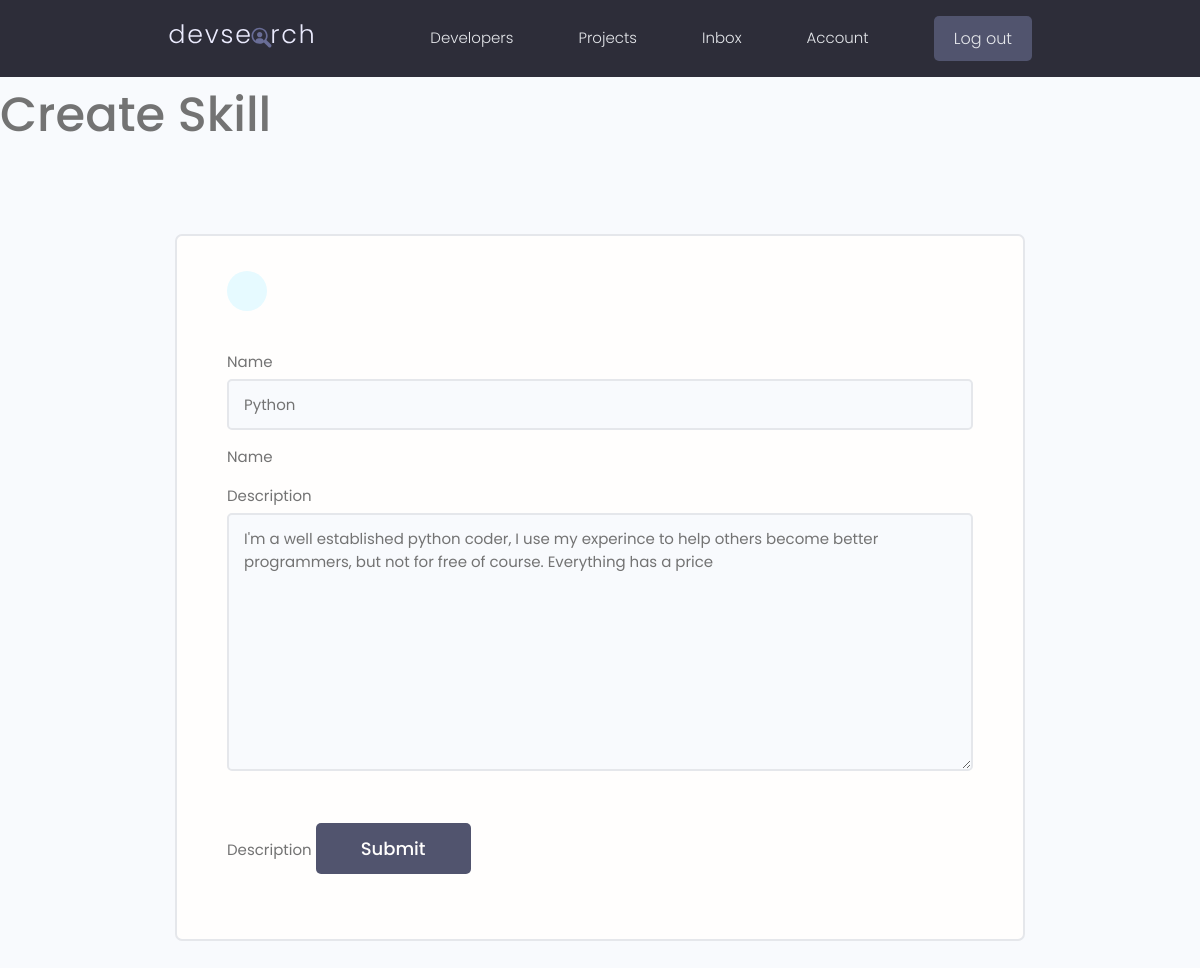
The app's page /update-skill/62e73ebf-bf54-47be-a564-e68f8cfe40e1/ (signed in) with its own data.
### users/models.py (models this page shows, shortened)
class Skill(models.Model):
    owner = models.ForeignKey(Profile, on_delete=models.CASCADE, null=True, blank=True)
    name = models.CharField(max_length=200, blank=True, null=True)
    description = models.TextField(max_length=600, blank=True, null=True)
    created = models.DateTimeField(auto_now_add=True)
    id = models.UUIDField(default=uuid.uuid4, unique=True, primary_key=True, editable=False)

### users/views.py (the view)
# urls.py: path('update-skill/<str:pk>/', views.updateSkill, name='update-skill'),
@login_required(login_url='login')
def updateSkill(request, pk):
    profile = request.user.profile
    skill = profile.skill_set.get(id=pk)
    form = SkillForm(instance=skill)
    if request.method =='POST':
        form = SkillForm(request.POST, instance=skill)
        if form.is_valid():
            skill.save()
            messages.success(request, 'Skill was updated')
            return redirect('account')
    context = {'form':form}
    return render(request, 'users/skill_form.html', context)

### users/forms.py
class SkillForm(ModelForm):
    class Meta:
        model = Skill
        fields = '__all__'
        exclude = ['owner']
    def __init__(self, *args, **kwargs):
        super(SkillForm, self).__init__(*args, **kwargs)
        for value in self.fields.values():
            value.widget.attrs.update({'class':'input'})

### users/templates/users/skill_form.html (shortened to what this page needs)
{% extends 'main.html' %}
{% block content %}
    <h1>Create Skill</h1>
    <main class="formPage my-xl">
        <div class="content-box">
            <div class="formWrapper">
                <a class="backButton" href="#"></a>
                <br>
                <form class="form" method="POST" action="">
                    {% for field in form %}
                    <div class="form__field">
                        <label for="formInput#text">{{field.label}}</label>
                        {{field}}
                    </div>
                    {{field.label}}
                    {% endfor %}
                    <input class="btn btn--sub btn--lg  my-md" type="submit" value="Submit" />
                </form>
            </div>
        </div>
    </main>
{% endblock %}

### static/styles/app.css (style rules this page uses)
:root { --color-sub: #2d2d39; }
.btn--sub { background-color: var(--color-sub-light); }
.content-box { width: 95%; max-width: 85rem; margin: 0 auto; }
.backButton { background: var(--color-main-light); color: var(--color-main); width: 4rem; height: 4rem; display: flex; align-items: center; justify-content: center; border-radius: 50%; }
.formPage .formWrapper { list-style: none; background: var(--color-white); padding: 3.5rem 5rem; border: 2px solid var(--color-light); border-radius: 0.7rem; }

### static/uikit/styles/modules/_variables.css (style rules this page uses)
:root { --color-main: #5aa5b9; --color-main-light: #e6faff; --color-sub: #3f4156; --color-sub-light: #51546e; --color-sub-lighter: #ededfd; --color-text: #737373; --color-gray: #8b8b8b; --color-light: #e5e7eb; --color-light-gray: #767676; --color-bg: #f8fafd; --color-white: #fffefd; --color-white-light: #f3f3f3; --color-success: #359e64; --color-success-bg: #def8e8; --color-error: #fc4b0b; --color-error-bg: #fff2ee; --font-base: 'Poppins', arial, helvetica, 'Segoe UI', roboto, ubuntu, sans-serif; --font-monospace: 'Fira Code', 'Courier New', courier, monospace; --font-regular: 300; --font-medium: 500; --font-bold: 700; --generic-shadow: 1px 1px 5px #00000010; --generic-transition: all 0.3s ease-in-out; }

### static/uikit/styles/modules/_base.css (style rules this page uses)
* { margin: 0; padding: 0; box-sizing: border-box; text-rendering: optimizeLegibility; color: inherit; font-size: inherit; }
html { font-size: 50%; }
@media only screen and (min-width: 480px) { html { font-size: 56.25%; } }
@media only screen and (min-width: 1200px) { html { font-size: 62.5%; } }
body { line-height: 1.6; font-weight: 400; font-size: 1.5rem; color: var(--color-text); background-color: var(--color-bg); min-height: 100vh; }

### static/uikit/styles/modules/_typography.css (style rules this page uses)
* { font-family: var(--font-base); }
h1 { font-size: 4.8rem; font-weight: var(--font-medium); }
a { padding-bottom: 2px; text-decoration: none; display: inline-block; color: var(--color-main); font-weight: var(--font-medium); }

### static/uikit/styles/modules/_utilities.css (style rules this page uses)
.my-md { margin: 3rem auto; }
.my-xl { margin: 8rem auto; }

### static/uikit/styles/modules/_button.css (style rules this page uses)
.btn { display: inline-block; position: relative; cursor: pointer; background-color: var(--color-light); font-weight: var(--font-medium); color: var(--color-sub); text-decoration: none; padding: 1rem 2rem; border-radius: 0.5rem; border: none; width: -webkit-fit-content; width: -moz-fit-content; width: fit-content; height: -webkit-fit-content; height: -moz-fit-content; height: fit-content; font-size: 1.6rem; outline-width: 0; outline-color: transparent; -webkit-backface-visibility: hidden; backface-visibility: hidden; transition: all 0.3s ease-in-out; }
.btn--sub { background-color: var(--color-sub); color: var(--color-white); }
.btn--lg { font-size: 1.8rem; padding: 1.2rem 4.5rem; }

### static/uikit/styles/modules/_form.css (style rules this page uses)
.form { display: block; }
.form__field { margin-top: 1.5rem; margin-bottom: 1.5rem; }
.form__label, .form__field > label { display: block; margin-bottom: 0.5rem; color: var(--color-text); }
input.input[type='text'], input.input[type='email'], input.input[type='password'], input.input[type='number'], textarea.input { min-width: 24rem; width: 100%; padding: 1.2rem 1.5rem; border-radius: 0.5rem; border: 2px solid var(--color-light); transition: all 0.3s ease-in-out; background-color: var(--color-bg); }

### records on screen
Skill: form "Python" "I'm a well established python coder, I use my experince to help others become better programmers, but not for free of course. Everything has a price"

### other values on screen
{{ field.label }} "Name" "Description"
